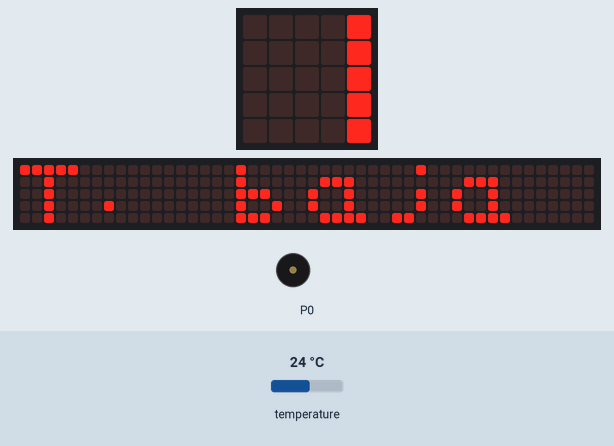
The program below on a simulated BBC micro:bit (MakeCode). On the bench: the board's 5×5 LED display, a strip that is not on the board, showing the scrolling text unrolled, buzzer (waves = sounding). The inputs (shaded band) are chosen by the test bench; at power-on: temperature 24 °C. The 48×5 strip is a reading aid, not a part: it shows the text the display is scrolling, unrolled, one strip-width of it at a time.

Above: at 5.6 s.
5.7 s: temperature set to 12 °C
At 11.2 s:
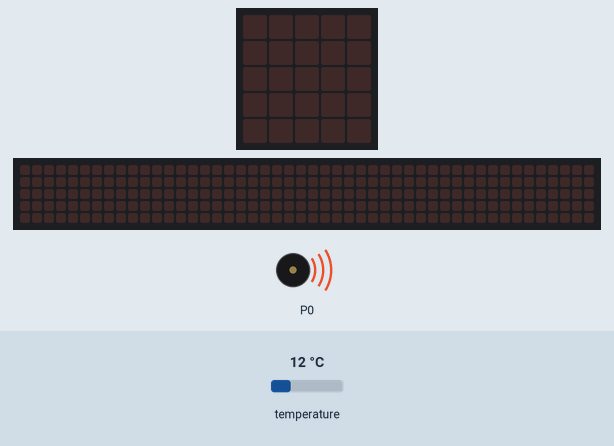
At 14.38 s:
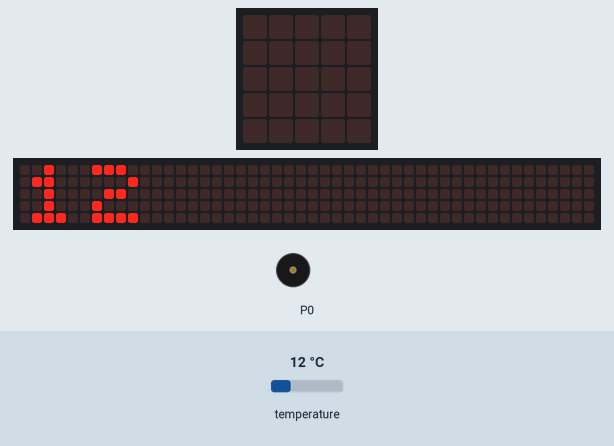
Timing chart, 0 to 15.9 s (numbered marks = the images above; inputs shaded):
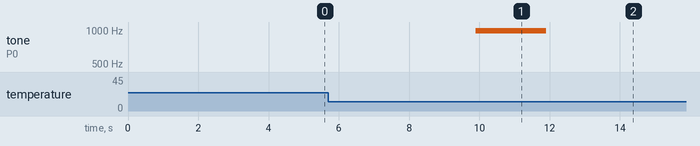

The program:

main.ts
```typescript
basic.forever(function () {
    while (input.temperature() < 26) {
        basic.showNumber(input.temperature())
        basic.showString("T. baja")
        music.playTone(988, music.beat(BeatFraction.Breve))
    }
    while (input.temperature() > 34) {
        basic.showNumber(input.temperature())
        basic.showString("T. alta")
        music.playTone(131, music.beat(BeatFraction.Breve))
    }
    basic.showNumber(input.temperature())
    basic.showString("T. Normal")
})
```

test.ts
```typescript
// aquí va el archivo "tests"; esto no se compilará cuando este paquete se utilice como una extensión.
```

Measured:
- what the display in image 1 shows lasts 2.0 s, from 9.9 s to 11.9 s
- what the display in image 2 shows lasts 0.4 s, from 14.2 s to 14.6 s
